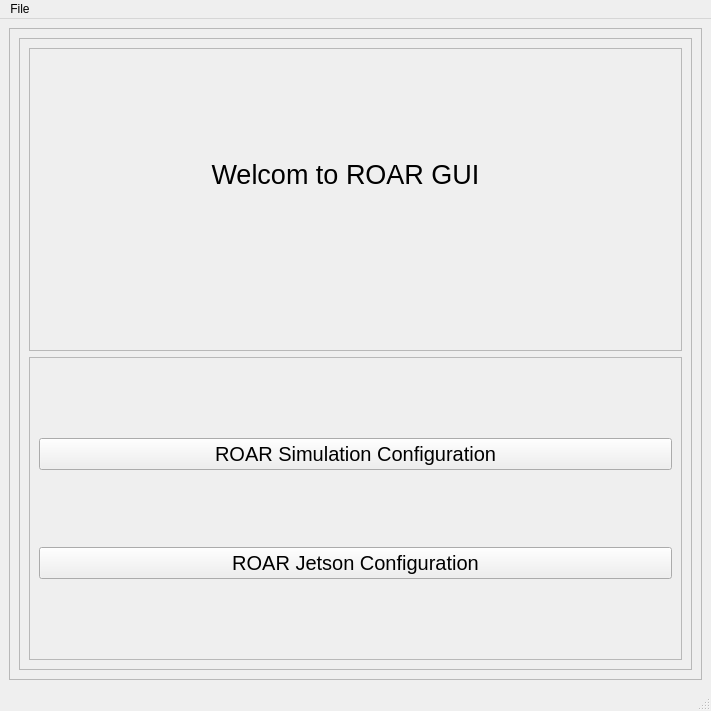
<?xml version="1.0" encoding="UTF-8"?>
<ui version="4.0">
 <class>MainWindow</class>
 <widget class="QMainWindow" name="MainWindow">
  <property name="geometry">
   <rect>
    <x>0</x>
    <y>0</y>
    <width>711</width>
    <height>711</height>
   </rect>
  </property>
  <property name="windowTitle">
   <string>MainWindow</string>
  </property>
  <widget class="QWidget" name="centralwidget">
   <layout class="QVBoxLayout" name="verticalLayout">
    <item>
     <widget class="QFrame" name="outerframe">
      <property name="frameShape">
       <enum>QFrame::StyledPanel</enum>
      </property>
      <property name="frameShadow">
       <enum>QFrame::Raised</enum>
      </property>
      <layout class="QVBoxLayout" name="verticalLayout_2">
       <item>
        <widget class="QFrame" name="frame">
         <property name="frameShape">
          <enum>QFrame::StyledPanel</enum>
         </property>
         <property name="frameShadow">
          <enum>QFrame::Raised</enum>
         </property>
         <layout class="QGridLayout" name="gridLayout_4">
          <item row="1" column="0">
           <widget class="QFrame" name="pushbtnfram1">
            <property name="frameShape">
             <enum>QFrame::StyledPanel</enum>
            </property>
            <property name="frameShadow">
             <enum>QFrame::Raised</enum>
            </property>
            <layout class="QVBoxLayout" name="verticalLayout_3">
             <item>
              <widget class="QPushButton" name="pushbtn_simconfig">
               <property name="font">
                <font>
                 <pointsize>15</pointsize>
                </font>
               </property>
               <property name="text">
                <string>ROAR Simulation Configuration</string>
               </property>
              </widget>
             </item>
             <item>
              <widget class="QPushButton" name="pushbtn_jetsonconfig">
               <property name="font">
                <font>
                 <pointsize>15</pointsize>
                </font>
               </property>
               <property name="text">
                <string>ROAR Jetson Configuration</string>
               </property>
              </widget>
             </item>
            </layout>
           </widget>
          </item>
          <item row="0" column="0">
           <widget class="QFrame" name="welcomeframe">
            <property name="frameShape">
             <enum>QFrame::StyledPanel</enum>
            </property>
            <property name="frameShadow">
             <enum>QFrame::Raised</enum>
            </property>
            <widget class="QLabel" name="label">
             <property name="geometry">
              <rect>
               <x>160</x>
               <y>110</y>
               <width>311</width>
               <height>33</height>
              </rect>
             </property>
             <property name="font">
              <font>
               <pointsize>20</pointsize>
              </font>
             </property>
             <property name="text">
              <string>   Welcom to ROAR GUI</string>
             </property>
             <property name="scaledContents">
              <bool>false</bool>
             </property>
            </widget>
           </widget>
          </item>
         </layout>
        </widget>
       </item>
      </layout>
     </widget>
    </item>
   </layout>
  </widget>
  <widget class="QMenuBar" name="menubar">
   <property name="geometry">
    <rect>
     <x>0</x>
     <y>0</y>
     <width>711</width>
     <height>22</height>
    </rect>
   </property>
   <widget class="QMenu" name="menuFile">
    <property name="title">
     <string>File</string>
    </property>
    <addaction name="actionQuit"/>
   </widget>
   <addaction name="menuFile"/>
  </widget>
  <widget class="QStatusBar" name="statusbar"/>
  <action name="actionQuit">
   <property name="text">
    <string>Quit</string>
   </property>
   <property name="shortcut">
    <string>Esc</string>
   </property>
  </action>
 </widget>
 <resources/>
 <connections/>
</ui>
